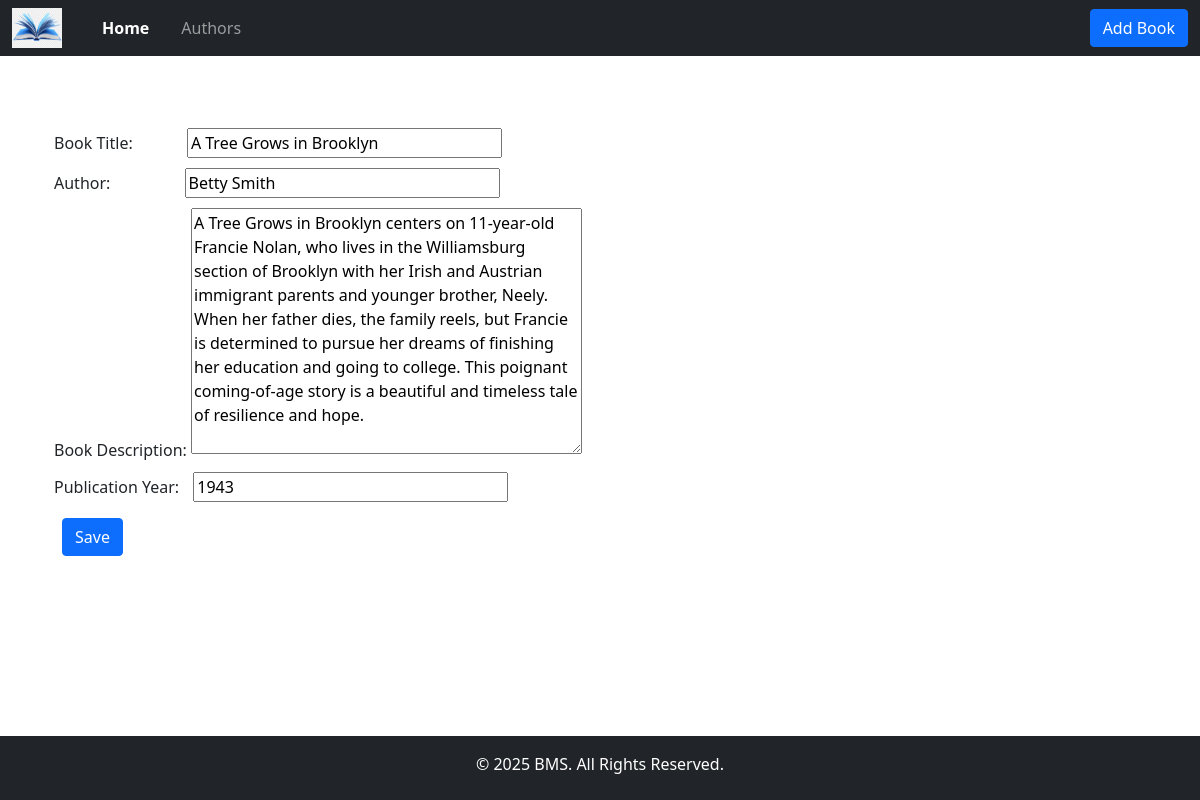
Screenshot of /edit-book/13 with the database file from the repository.
### books/models.py (models this page shows, shortened)
class Books(models.Model):
    title = models.CharField(max_length=100, verbose_name="Book Title")
    author = models.CharField(max_length=100, verbose_name="Author")
    description = models.TextField(verbose_name="Book Description")
    pub_year = models.PositiveBigIntegerField(verbose_name="Publication Year")

### books/views.py (the view)
# urls.py: path('edit-book/<int:id>', edit_book, name='edit_book'),
def edit_book(request, id):
    specific_book = Books.objects.get(id=id)
    if request.method == "POST":
        book_form = BookForm(request.POST, instance=specific_book)
        if book_form.is_valid():
            book_form.save()
            return redirect("/")
    else:
        book_form = BookForm(instance=specific_book)
    context = {
        "form": book_form,
    }
    return render(request, 'books/book_form.html', context)

### books/forms.py
class BookForm(forms.ModelForm):
    class Meta:
        model = Books
        fields = ["title", "author", "description", "pub_year"]
        widgets = {
            'title': TextInput(attrs:={
                'class': "book-title",
                'style': 'margin-left: 50px; margin-bottom: 10px; width: 315px',
            }),
            'author': TextInput(attrs:={
                'class': "book-author",
                'style': 'margin-left: 70px; margin-bottom: 10px; width: 315px',
            }),
            'description': Textarea(attrs:={
                'class': "book-description",
                'style': 'margin-bottom: 2px',
            }),
            'pub_year': TextInput(attrs:={
                'class': "book-year",
                'style': 'margin-left: 10px; margin-top: 10px; width: 315px',
            })
        }

### books/templates/books/book_form.html (shortened to what this page needs)
{% extends 'books/base.html' %}
{% block content %}
<div class="container mt-5">
    <div class="row">
        <div class="col">
            <form method="post">
                {{ form }}
            <button class="btn btn-primary mt-3 ms-2" type="submit">Save</button>
        </div>
    </div>
</div>
{% endblock %}

### books/templates/books/base.html (style rules this page uses)
html, body { height: 100%; display: flex; flex-direction: column; }

### rows the page displays
Books: title "A Tree Grows in Brooklyn", author "Betty Smith", description "A Tree Grows in Brooklyn centers on 11-year-old Francie Nolan, who lives in the Williamsburg section of Brooklyn with her Irish and Austrian immigrant parents and younger brother, Neely. When her father dies, the family reels, but Francie is determined to pursue her dreams of finishing her education and going to college. This poignant coming-of-age story is a beautiful and timeless tale of resilience and hope.", pub_year "1943"
